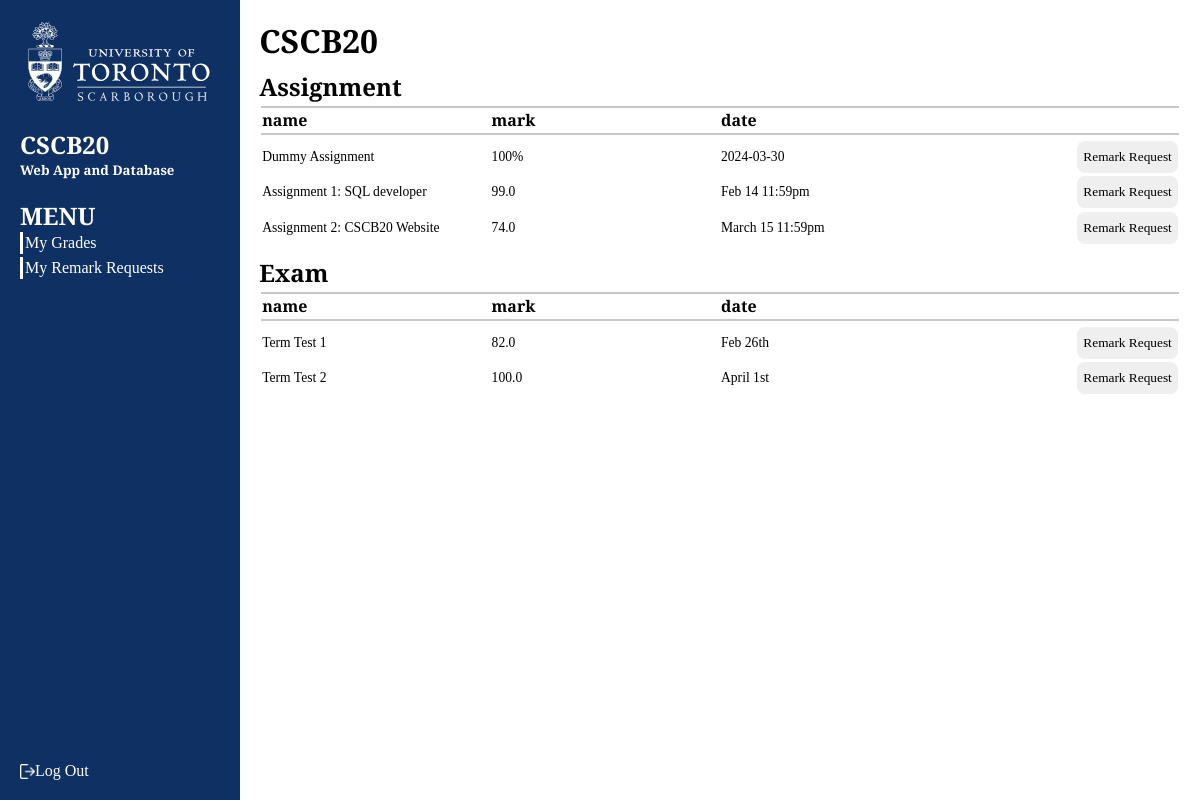
Screenshot of /student_grades.html (signed in) with the database file from the repository.
### modules/models.py (models this page shows)
class Assignment_Grade(db.Model):
    __tablename__ = 'Assignment_Grade'
    sid = db.Column(db.String(20), primary_key = True)
    aid = db.Column(db.String(5), db.ForeignKey('Assignment.aid'), primary_key = True, nullable = False)
    grade = db.Column(db.Float, nullable = False)

class Assignment(db.Model):
    __tablename__ = 'Assignment'
    aid = db.Column(db.String(5), primary_key = True)
    name = db.Column(db.String(30), nullable = False)
    due_date = db.Column(db.String(20), nullable = False)
    description = db.Column(db.String(2000), nullable = False)
    weight = db.Column(db.Float, nullable = False)
    total_point = db.Column(db.Integer, nullable = False)
    assignment_grades = db.relationship('Assignment_Grade', backref='assignments', lazy = True)

class Exam_Grade(db.Model):
    __tablename__ = 'Exam_Grade'
    sid = db.Column(db.String(20), primary_key = True)
    eid = db.Column(db.String(5), db.ForeignKey('Exam.eid'), primary_key = True)
    grade = db.Column(db.Float)

class Exam(db.Model):
    __tablename__ = 'Exam'
    eid = db.Column(db.String(5), primary_key = True)
    name = db.Column(db.String(30), nullable = False)
    date = db.Column(db.String(20), nullable = False)
    weight = db.Column(db.Float, nullable = False)
    exam_grades = db.relationship('Exam_Grade', backref='exams', lazy=True)

### modules/student_side/student.py (the view)
@student.route('/info')
@student.route('/student_grades.html')
def info():
    if 'username' not in session.keys():
        return redirect(url_for('auth.signin'))
    if session['user-type'] != 'student':
        return redirect(url_for('home'))
    assignment_grades = get_assignment_grades()
    exam_grades = get_exam_grades()
    return render_template('student_grades.html', assignment_grades = assignment_grades\
                           , exam_grades = exam_grades)

### modules/models.py (called while the page is built)
def get_utorid_by_username(username):
    return Login.query.filter(Login.username == username).first().utorid

### modules/student_side/grades.py (called while the page is built)
def get_assignment_grades():
    cur_id = get_utorid_by_username(session['username'])
    sql = 'SELECT Assignment.aid, Assignment.name, Assignment_Grade.grade, Assignment.due_date\
        FROM Assignment_Grade JOIN Assignment ON Assignment_Grade.aid = Assignment.aid AND\
            Assignment_Grade.sid = "' + str(cur_id) + '"';
    with db.engine.connect() as conn:
        return conn.execute(text(sql)).all()

def get_exam_grades():
    cur_id = get_utorid_by_username(session['username'])
    sql = 'SELECT Exam.eid, Exam.name, Exam_Grade.grade, Exam.date FROM Exam JOIN Exam_Grade\
        ON Exam_Grade.eid = Exam.eid AND Exam_Grade.sid = "' + str(cur_id) + '"';
    with db.engine.connect() as conn:
        return conn.execute(text(sql)).all()

### templates/student_grades.html (shortened to what this page needs)
{% extends 'user_template.html' %} {% block more_css %}
<link rel="stylesheet" href="../static/css/student_grades.css" />
{% endblock %}  {% block custom_menu %}
<a href="student_grades.html"><li>My Grades</li></a>
<a href="student_remark.html"><li>My Remark Requests</li></a>
{% endblock%} {% block content %}
<main>
  <h1>CSCB20</h1>
  <div class="assessment-list-box">
    <h2>Assignment</h2>
    <table>
      <thead>
        <th>name</th>
        <th>mark</th>
        <th>date</th>
        <th></th>
      </thead>
      <tbody>
        <tr>
          <td>Dummy Assignment</td>
          <td>100%</td>
          <td>2024-03-30</td>
          <td class="remark-request">
            <button class="remark-button">Remark Request</button>
          </td>
        </tr>
        {% for grade in assignment_grades %}
        <tr>
          <td>{{grade[1]}}</td>
          <td>{{grade[2]}}</td>
          <td>{{grade[3]}}</td>
          <td class="remark-request">
            <button class="remark-button">Remark Request</button>
          </td>
        </tr>
        {% endfor %}
      </tbody>
    </table>
  </div>
  <div class="assessment-list-box">
    <h2>Exam</h2>
    <table>
      <thead>
        <th>name</th>
        <th>mark</th>
        <th>date</th>
        <th></th>
      </thead>
      <tbody>
        {% for grade in exam_grades %}
        <tr>
          <td>{{grade[1]}}</td>
          <td>{{grade[2]}}</td>
          <td>{{grade[3]}}</td>
          <td class="remark-request">
            <button class="remark-button">Remark Request</button>
          </td>
        </tr>
        {% endfor %}
      </tbody>
    </table>
  </div>
</main>
{% endblock %}

### templates/user_template.html (shortened to what this page needs)
<!DOCTYPE html>
<html lang="en">
  <head>
    <link rel="stylesheet" href="../static/css/user_template.css" />
    {% block more_css %} {% endblock %}
  </head>
  <body>
    <nav class="sidebar">
      <div class="sidebar-content">
        <img src="../static/src/images/utsc-logo.svg" alt="utsc-logo" />
        <a href="index.html"
          ><h1>CSCB20</h1>
          <h5>Web App and Database</h5>
        </a>
        <div class="menu">
          <h2>MENU</h2>
          <ul>
            {% block custom_menu %} {% endblock%}
          </ul>
        </div>
      </div>
      <a class="log-out" herf="#">
        <img src="../static/src/images/logout.png" alt="log-out-icon" />
        Log Out
      </a>
    </nav>
    {% block content %} {% endblock %}
  </body>
</html>

### static/css/user_template.css (style rules this page uses)
body { font-family: 'Merriweather Sans'; color: black; background-color: #ffffff; margin: 0; display: grid; grid-template-columns: 240px auto; }
.sidebar { background-color: rgb(14, 48, 98); width: 240px; height: 100vh; display: flex; flex-direction: column; justify-content: space-between; }
.sidebar-content { display: flex; flex-direction: column; row-gap: 20px; padding: 20px; color: white; }
img { width: 100%; filter: invert(100%) sepia(94%) saturate(0%) hue-rotate(248deg) brightness(106%) contrast(106%); }
h1, h2, h5, ul { margin: 0; }
ul { list-style-type: none; padding: 0; }
li { border-left: 3px solid white; margin-bottom: 3px; padding: 2px; }
a { color: white; text-decoration: none; }
.log-out { display: flex; align-items: center; padding: 20px; }
.log-out img { width: 15px; }

### static/css/student_grades.css (style rules this page uses)
main { display: flex; flex-direction: column; padding: 2%; row-gap: 1%; }
table { width: 100%; }
tr { display: grid; grid-template-columns: repeat(4, 1fr); align-items: center; margin-top: 0.1rem; margin-bottom: 0.1rem; }
thead { border-style: solid; border-top: 5px black; }
th { height: 80%; text-align: left; border-top: 2px solid rgb(200, 200, 200); border-bottom: 2px solid rgb(200, 200, 200); }
td { font-size: 0.85em; }
.remark-request { justify-self: end; }
.remark-button, #submit-regrade-request-btn { border: 0; border-radius: 0.5rem; height: 2rem; font-family: 'Merriweather Sans'; }

### rows the page displays
Assignment_Grade: name "Assignment 1: SQL developer", grade "99.0", due_date "Feb 14 11:59pm"
Assignment_Grade: name "Assignment 2: CSCB20 Website", grade "74.0", due_date "March 15 11:59pm"
Exam_Grade: name "Term Test 1", grade "82.0", date "Feb 26th"
Exam_Grade: name "Term Test 2", grade "100.0", date "April 1st"
